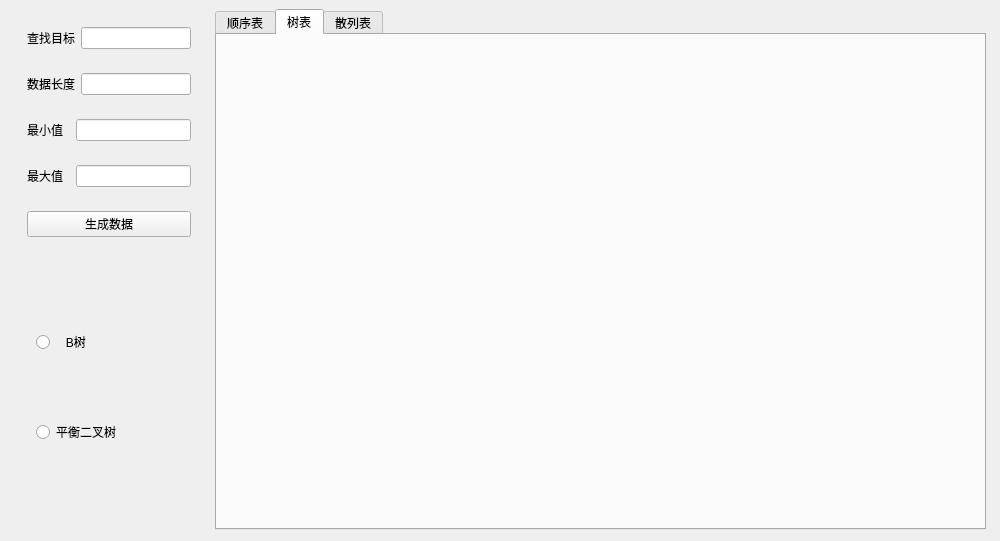
<?xml version="1.0" encoding="UTF-8"?>
<ui version="4.0">
 <class>MainWindow</class>
 <widget class="QMainWindow" name="MainWindow">
  <property name="geometry">
   <rect>
    <x>0</x>
    <y>0</y>
    <width>1000</width>
    <height>541</height>
   </rect>
  </property>
  <property name="windowTitle">
   <string>MainWindow</string>
  </property>
  <widget class="QWidget" name="centralwidget">
   <property name="sizePolicy">
    <sizepolicy hsizetype="Preferred" vsizetype="Preferred">
     <horstretch>0</horstretch>
     <verstretch>0</verstretch>
    </sizepolicy>
   </property>
   <layout class="QGridLayout" name="gridLayout">
    <item row="0" column="0">
     <widget class="QWidget" name="widget_2" native="true">
      <property name="enabled">
       <bool>true</bool>
      </property>
      <property name="sizePolicy">
       <sizepolicy hsizetype="Preferred" vsizetype="Preferred">
        <horstretch>0</horstretch>
        <verstretch>0</verstretch>
       </sizepolicy>
      </property>
      <property name="minimumSize">
       <size>
        <width>0</width>
        <height>0</height>
       </size>
      </property>
      <property name="maximumSize">
       <size>
        <width>200</width>
        <height>16777215</height>
       </size>
      </property>
      <layout class="QVBoxLayout" name="verticalLayout_7">
       <item>
        <widget class="QWidget" name="widget_4" native="true">
         <layout class="QVBoxLayout" name="verticalLayout_5">
          <property name="leftMargin">
           <number>0</number>
          </property>
          <property name="topMargin">
           <number>0</number>
          </property>
          <property name="rightMargin">
           <number>0</number>
          </property>
          <property name="bottomMargin">
           <number>0</number>
          </property>
          <item>
           <widget class="QWidget" name="widget_6" native="true">
            <layout class="QHBoxLayout" name="horizontalLayout_2">
             <item>
              <widget class="QLabel" name="label_2">
               <property name="text">
                <string>查找目标</string>
               </property>
              </widget>
             </item>
             <item>
              <widget class="QLineEdit" name="target">
               <property name="readOnly">
                <bool>false</bool>
               </property>
              </widget>
             </item>
            </layout>
           </widget>
          </item>
          <item>
           <widget class="QWidget" name="widget_7" native="true">
            <layout class="QHBoxLayout" name="horizontalLayout_3">
             <item>
              <widget class="QLabel" name="label_3">
               <property name="text">
                <string>数据长度</string>
               </property>
              </widget>
             </item>
             <item>
              <widget class="QLineEdit" name="length">
               <property name="readOnly">
                <bool>true</bool>
               </property>
              </widget>
             </item>
            </layout>
           </widget>
          </item>
          <item>
           <widget class="QWidget" name="widget_9" native="true">
            <layout class="QHBoxLayout" name="horizontalLayout_4">
             <item>
              <widget class="QLabel" name="label_4">
               <property name="text">
                <string>最小值  </string>
               </property>
              </widget>
             </item>
             <item>
              <widget class="QLineEdit" name="min">
               <property name="readOnly">
                <bool>true</bool>
               </property>
              </widget>
             </item>
            </layout>
           </widget>
          </item>
          <item>
           <widget class="QWidget" name="widget_10" native="true">
            <layout class="QHBoxLayout" name="horizontalLayout_5">
             <item>
              <widget class="QLabel" name="label_5">
               <property name="text">
                <string>最大值  </string>
               </property>
              </widget>
             </item>
             <item>
              <widget class="QLineEdit" name="max">
               <property name="readOnly">
                <bool>true</bool>
               </property>
              </widget>
             </item>
            </layout>
           </widget>
          </item>
          <item>
           <widget class="QWidget" name="widget_8" native="true">
            <layout class="QHBoxLayout" name="horizontalLayout_6">
             <item>
              <widget class="QPushButton" name="generate">
               <property name="text">
                <string>生成数据</string>
               </property>
              </widget>
             </item>
            </layout>
           </widget>
          </item>
         </layout>
        </widget>
       </item>
       <item>
        <widget class="QWidget" name="widget_5" native="true">
         <layout class="QVBoxLayout" name="verticalLayout_3">
          <item>
           <widget class="QStackedWidget" name="stackedWidget">
            <property name="currentIndex">
             <number>1</number>
            </property>
            <widget class="QWidget" name="orderSearch">
             <layout class="QVBoxLayout" name="verticalLayout_2">
              <item>
               <widget class="QRadioButton" name="binary">
                <property name="text">
                 <string>二分查找</string>
                </property>
               </widget>
              </item>
              <item>
               <widget class="QRadioButton" name="index">
                <property name="text">
                 <string>索引表查找</string>
                </property>
               </widget>
              </item>
             </layout>
            </widget>
            <widget class="QWidget" name="treeSearch">
             <layout class="QVBoxLayout" name="verticalLayout_4">
              <item>
               <widget class="QRadioButton" name="BTree">
                <property name="text">
                 <string>   B树</string>
                </property>
               </widget>
              </item>
              <item>
               <widget class="QRadioButton" name="balancedTree">
                <property name="text">
                 <string>平衡二叉树</string>
                </property>
               </widget>
              </item>
             </layout>
            </widget>
            <widget class="QWidget" name="hashSearch">
             <layout class="QVBoxLayout" name="verticalLayout_8">
              <item>
               <widget class="QRadioButton" name="hash">
                <property name="text">
                 <string>拉链法</string>
                </property>
               </widget>
              </item>
             </layout>
            </widget>
           </widget>
          </item>
         </layout>
        </widget>
       </item>
      </layout>
     </widget>
    </item>
    <item row="0" column="1">
     <widget class="QWidget" name="widget_3" native="true">
      <property name="sizePolicy">
       <sizepolicy hsizetype="Preferred" vsizetype="Preferred">
        <horstretch>0</horstretch>
        <verstretch>0</verstretch>
       </sizepolicy>
      </property>
      <widget class="QTabWidget" name="tabWidget">
       <property name="geometry">
        <rect>
         <x>0</x>
         <y>0</y>
         <width>771</width>
         <height>521</height>
        </rect>
       </property>
       <property name="sizePolicy">
        <sizepolicy hsizetype="Preferred" vsizetype="Preferred">
         <horstretch>0</horstretch>
         <verstretch>0</verstretch>
        </sizepolicy>
       </property>
       <property name="currentIndex">
        <number>1</number>
       </property>
       <widget class="QWidget" name="order">
        <property name="contextMenuPolicy">
         <enum>Qt::CustomContextMenu</enum>
        </property>
        <property name="accessibleName">
         <string/>
        </property>
        <attribute name="title">
         <string>顺序表</string>
        </attribute>
        <widget class="BtnGroup" name="btnGroup" native="true">
         <property name="geometry">
          <rect>
           <x>9</x>
           <y>9</y>
           <width>466</width>
           <height>34</height>
          </rect>
         </property>
         <property name="sizePolicy">
          <sizepolicy hsizetype="Fixed" vsizetype="Preferred">
           <horstretch>0</horstretch>
           <verstretch>0</verstretch>
          </sizepolicy>
         </property>
         <layout class="QHBoxLayout" name="horizontalLayout">
          <property name="leftMargin">
           <number>0</number>
          </property>
          <property name="topMargin">
           <number>0</number>
          </property>
          <property name="rightMargin">
           <number>0</number>
          </property>
          <property name="bottomMargin">
           <number>0</number>
          </property>
         </layout>
        </widget>
        <widget class="ListSearch" name="showBoard" native="true">
         <property name="geometry">
          <rect>
           <x>10</x>
           <y>50</y>
           <width>741</width>
           <height>431</height>
          </rect>
         </property>
         <property name="styleSheet">
          <string notr="true">#LoginWin
{

border:1px solid #014F84;
}</string>
         </property>
        </widget>
       </widget>
       <widget class="QWidget" name="tree">
        <property name="enabled">
         <bool>true</bool>
        </property>
        <attribute name="title">
         <string>树表</string>
        </attribute>
        <widget class="BtnGroup" name="btnGroup_2" native="true">
         <property name="geometry">
          <rect>
           <x>9</x>
           <y>9</y>
           <width>466</width>
           <height>34</height>
          </rect>
         </property>
         <property name="sizePolicy">
          <sizepolicy hsizetype="Fixed" vsizetype="Preferred">
           <horstretch>0</horstretch>
           <verstretch>0</verstretch>
          </sizepolicy>
         </property>
         <layout class="QHBoxLayout" name="horizontalLayout_7">
          <property name="leftMargin">
           <number>0</number>
          </property>
          <property name="topMargin">
           <number>0</number>
          </property>
          <property name="rightMargin">
           <number>0</number>
          </property>
          <property name="bottomMargin">
           <number>0</number>
          </property>
         </layout>
        </widget>
        <widget class="TreeSearch" name="showBoard_2" native="true">
         <property name="geometry">
          <rect>
           <x>10</x>
           <y>50</y>
           <width>741</width>
           <height>431</height>
          </rect>
         </property>
         <property name="styleSheet">
          <string notr="true">#LoginWin
{

border:1px solid #014F84;
}</string>
         </property>
        </widget>
       </widget>
       <widget class="QWidget" name="tab_2">
        <attribute name="title">
         <string>散列表</string>
        </attribute>
        <widget class="BtnGroup" name="btnGroup_3" native="true">
         <property name="geometry">
          <rect>
           <x>9</x>
           <y>9</y>
           <width>466</width>
           <height>34</height>
          </rect>
         </property>
         <property name="sizePolicy">
          <sizepolicy hsizetype="Fixed" vsizetype="Preferred">
           <horstretch>0</horstretch>
           <verstretch>0</verstretch>
          </sizepolicy>
         </property>
         <layout class="QHBoxLayout" name="horizontalLayout_8">
          <property name="leftMargin">
           <number>0</number>
          </property>
          <property name="topMargin">
           <number>0</number>
          </property>
          <property name="rightMargin">
           <number>0</number>
          </property>
          <property name="bottomMargin">
           <number>0</number>
          </property>
         </layout>
        </widget>
        <widget class="HashSearch" name="showBoard_3" native="true">
         <property name="geometry">
          <rect>
           <x>10</x>
           <y>50</y>
           <width>741</width>
           <height>431</height>
          </rect>
         </property>
         <property name="styleSheet">
          <string notr="true">#LoginWin
{

border:1px solid #014F84;
}</string>
         </property>
        </widget>
       </widget>
      </widget>
     </widget>
    </item>
   </layout>
  </widget>
 </widget>
 <customwidgets>
  <customwidget>
   <class>ListSearch</class>
   <extends>QWidget</extends>
   <header location="global">listsearch.h</header>
   <container>1</container>
  </customwidget>
  <customwidget>
   <class>HashSearch</class>
   <extends>QWidget</extends>
   <header>hashsearch.h</header>
   <container>1</container>
  </customwidget>
  <customwidget>
   <class>TreeSearch</class>
   <extends>QWidget</extends>
   <header>treesearch.h</header>
   <container>1</container>
  </customwidget>
  <customwidget>
   <class>BtnGroup</class>
   <extends>QWidget</extends>
   <header>btngroup.h</header>
   <container>1</container>
  </customwidget>
 </customwidgets>
 <resources/>
 <connections/>
</ui>
